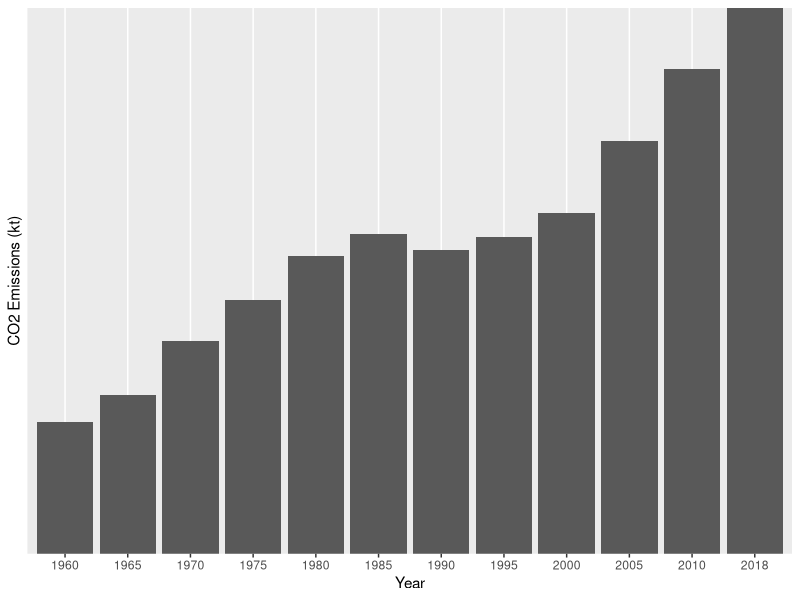
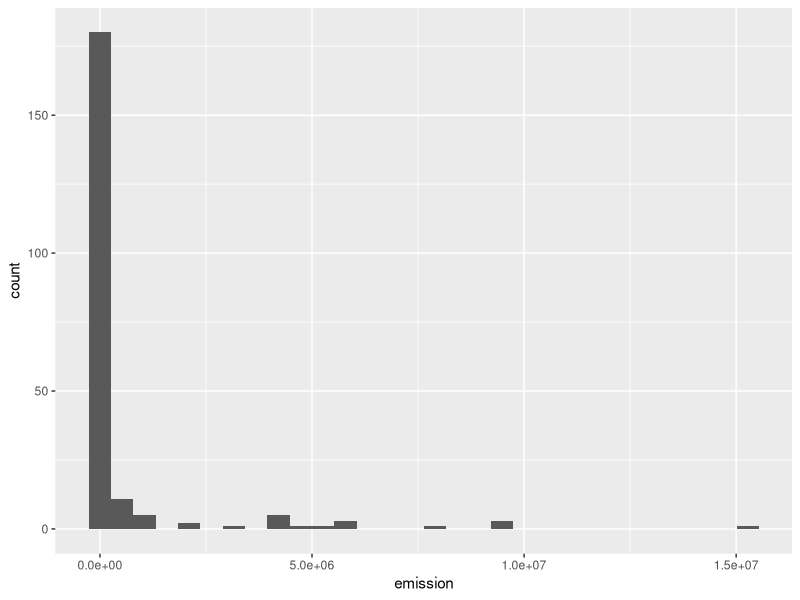
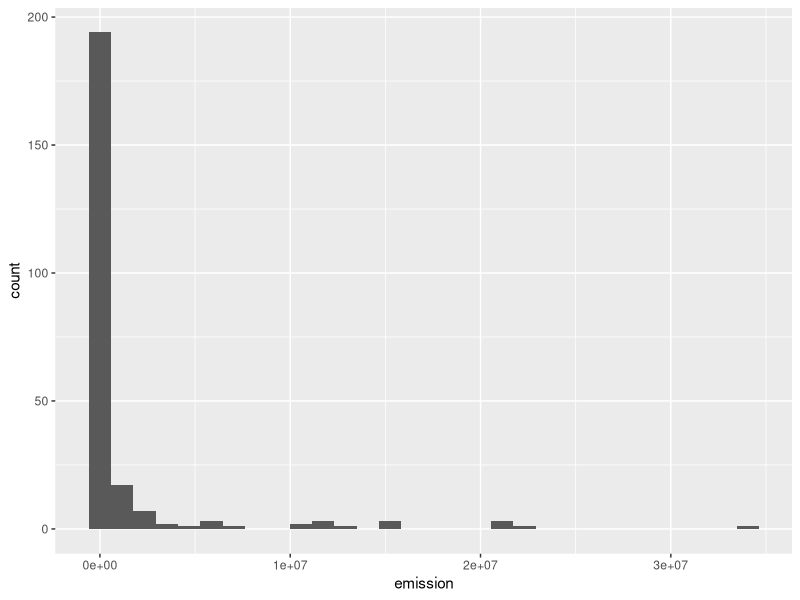

Recreate these plots in R, in order.
library(dplyr)
library(ggplot2)
library(data.table)
library(tidyr)

emissions <- fread("./co2_emissions.csv", header=T)

View(emissions)
x = emissions %>%
    pivot_longer(cols = (starts_with('19') | starts_with('20')), names_to = 'year' , values_to = 'emission') %>%
    pivot_longer(cols = country_name, values_to = 'country') 

g = ggplot(data = x, aes(x = year))
g+ geom_bar(aes(y = emission),stat = 'identity') + 
  scale_y_discrete(name = 'CO2 Emissions (kt)')+ 
  scale_x_discrete(name = "Year", limits = c('1960','1965', '1970',
                                             '1975', '1980','1985' ,'1990',
                                             '1995', '2000','2005','2010','2018'))


histogram_1970 = emissions %>%
  pivot_longer(cols = (starts_with('19') | starts_with('20')), names_to = 'year' , values_to = 'emission') %>%
  pivot_longer(cols = country_name, values_to = 'country') %>%
  filter(year == '1970')

histogram_2018 = emissions %>%
  pivot_longer(cols = (starts_with('19') | starts_with('20')), names_to = 'year' , values_to = 'emission') %>%
  pivot_longer(cols = country_name, values_to = 'country') %>%
  filter(year == '2018')

View(histogram_1970)

hist = ggplot(data = histogram_1970, aes(emission))
hist+geom_histogram()

hist2 = ggplot(data = histogram_2018, aes(emission))
hist2+geom_histogram()



             
View(x)
